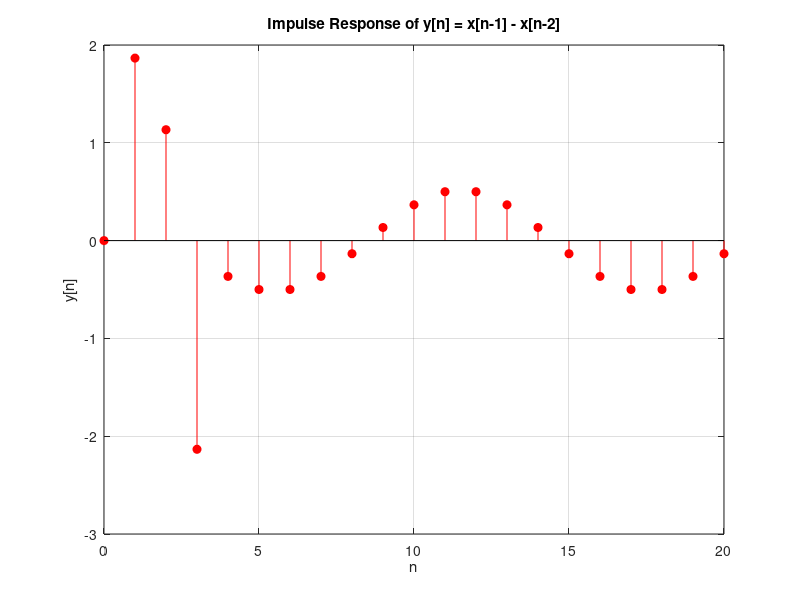

This figure's MATLAB source:
clc;
clear all;
close all;

% 差分方程係數
b = [0, 1, -1]; % 分子係數
a = 1;          % 分母係數

% 定義 n 的範圍
n = 0:20;

% 輸入信號 x[n]
delta = @(n) (n == 0); % 定義單位脈衝函數
x = cos(pi*n/6 - pi/6) + delta(n) + 2*delta(n-1);

% 計算輸出信號 y[n]
y = filter(b, a, x);

% 繪製輸出信號 y[n] 的脈衝響應
figure;
stem(n, y, 'filled', 'r');
title('Impulse Response of y[n] = x[n-1] - x[n-2]');
xlabel('n');
ylabel('y[n]');
grid on;
